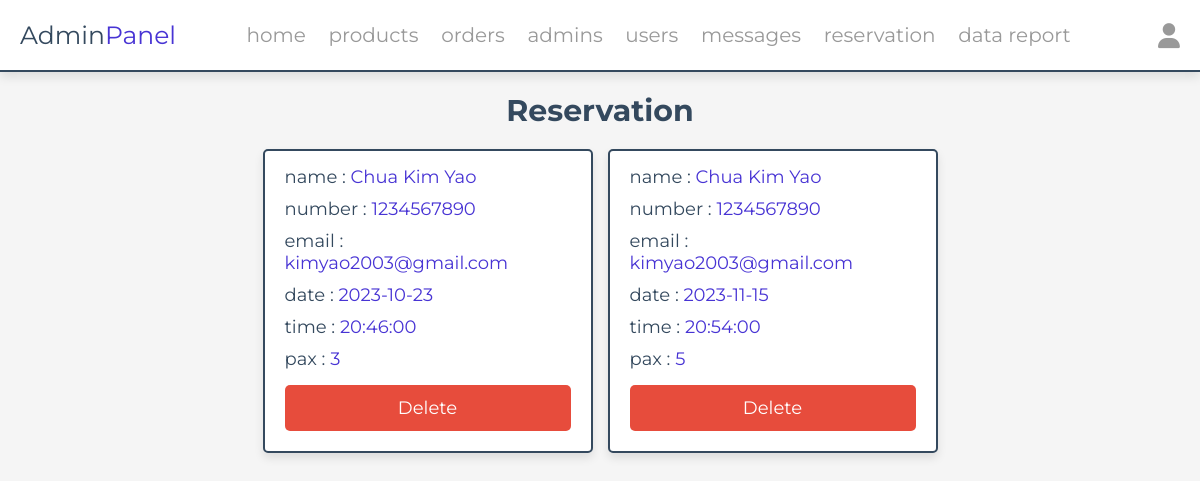
The app's page /admin/reservation.php (signed in) with its own data.
### tables this page shows
CREATE TABLE `reservation` (
  `id` int(100) NOT NULL,
  `user_id` int(100) NOT NULL,
  `name` varchar(20) NOT NULL,
  `email` varchar(50) NOT NULL,
  `date` date NOT NULL,
  `time` time NOT NULL,
  `number` varchar(10) NOT NULL,
  `pax` int(11) NOT NULL
);

### admin/reservation.php (the view, shortened to what this page needs)
<?php
include '../components/connect.php';
?>
<!DOCTYPE html>
<html lang="en">
<head>
   <link rel="stylesheet" href="https://cdnjs.cloudflare.com/ajax/libs/font-awesome/6.1.1/css/all.min.css">
   <link rel="stylesheet" href="../css/admin_style.css">
</head>
<body>
<?php include '../components/admin_header.php' ?>
<section class="messages">
   <h1 class="heading">reservation</h1>
   <div class="box-container">
   <?php
      $select_reservation = $conn->prepare("SELECT * FROM `reservation`");
      $select_reservation->execute();
      if($select_reservation->rowCount() > 0){
         while($fetch_reservation = $select_reservation->fetch(PDO::FETCH_ASSOC)){
   ?>
   <div class="box">
      <p> name : <span><?= $fetch_reservation['name']; ?></span> </p>
      <p> number : <span><?= $fetch_reservation['number']; ?></span> </p>
      <p> email : <span><?= $fetch_reservation['email']; ?></span> </p>
      <p> date : <span><?= $fetch_reservation['date']; ?></span> </p>
      <p> time : <span><?= $fetch_reservation['time']; ?></span> </p>
      <p> pax : <span><?= $fetch_reservation['pax']; ?></span> </p>
      <a href="reservation.php?delete=<?= $fetch_reservation['id']; ?>" class="delete-btn" onclick="return confirm('delete this reservation?');">delete</a>
   </div>
   <?php
         }
      }else{
         echo '<p class="empty">No reservation yet!</p>';
      }
   ?>
   </div>
</section>
</body>
</html>

### css/admin_style.css (style rules this page uses)
:root { --main-color:#4834d4; --red:#e74c3c; --orange:#f39c12; --black:#34495e; --white:#fff; --light-bg:#f5f5f5; --light-color:#999; --border:.2rem solid var(--black); --box-shadow:0 .5rem 1rem rgba(0,0,0,.1); }
* { font-family: 'Montserrat', sans-serif; margin:0; padding:0; box-sizing: border-box; text-decoration: none; outline: none; border:none; }
html { font-size: 62.5%; overflow-x: hidden; }
body { background-color: var(--light-bg); }
section { max-width: 1200px; margin:0 auto; padding:2rem; }
.btn, .delete-btn, .option-btn { display: block; margin-top: 1rem; border-radius: .5rem; cursor: pointer; width: 100%; font-size: 1.8rem; color:var(--white); padding:1.2rem 3rem; text-transform: capitalize; text-align: center; }
.delete-btn { background-color: var(--red); }
.heading { text-align: center; margin-bottom: 2rem; text-transform: capitalize; color:var(--black); font-size: 3rem; }
.messages .box-container { display: grid; grid-template-columns: repeat(auto-fit, 33rem); gap:1.5rem; justify-content: center; align-items: flex-start; }
.messages .box-container .box { background-color: var(--white); border-radius: .5rem; box-shadow: var(--box-shadow); border:var(--border); padding:2rem; padding-top: 1rem; }
.messages .box-container .box p { padding: .5rem 0; font-size: 1.8rem; color:var(--black); }
.messages .box-container .box p span { color:var(--main-color); }

### records on screen
reservation: name "Chua Kim Yao", number "1234567890", email "kimyao2003@gmail.com", date "2023-10-23", time "20:46:00", pax "3"
reservation: name "Chua Kim Yao", number "1234567890", email "kimyao2003@gmail.com", date "2023-11-15", time "20:54:00", pax "5"
